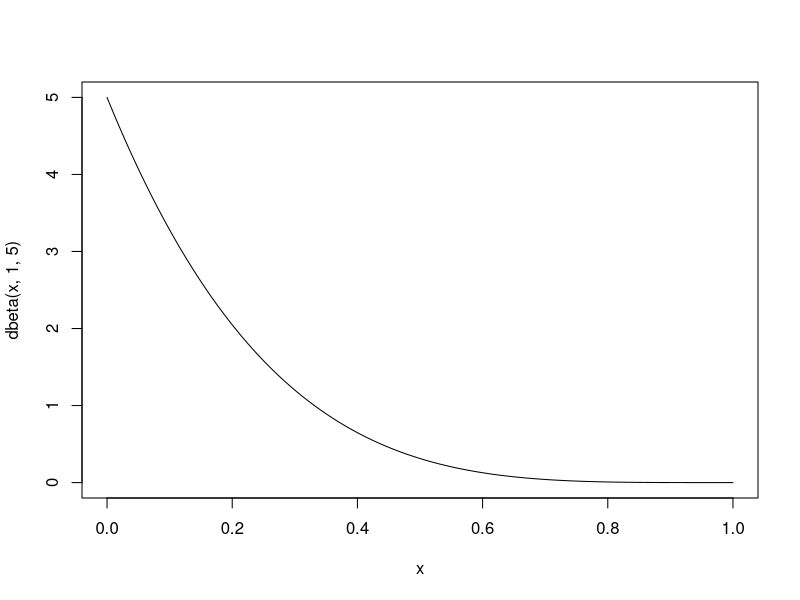
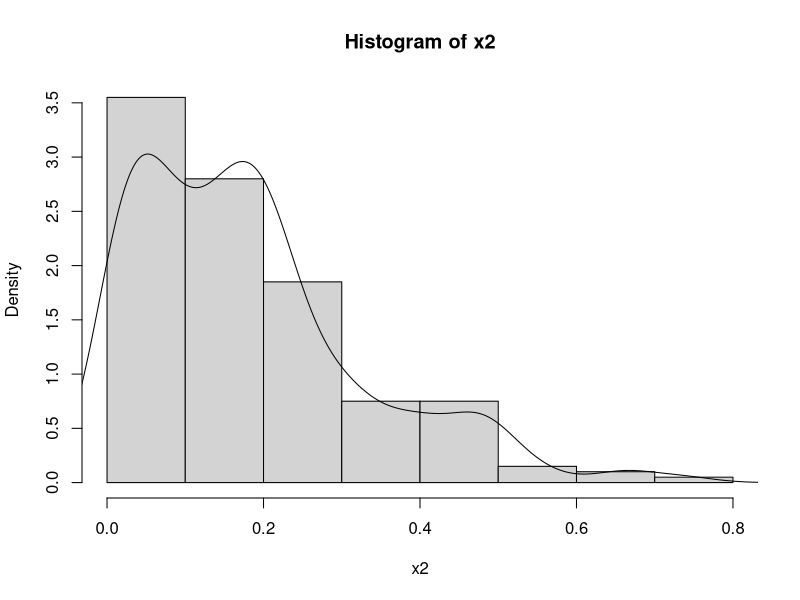

Generate these figures, in order, with R:
## ---- chunk 1
# Method 1
x<-seq(0,1,length=200)
plot(x,dbeta(x,1,5),type = "l")

# Method 2
x2<-rbeta(200,1,5)
hist(x2,prob = TRUE)
lines(density(x2))

